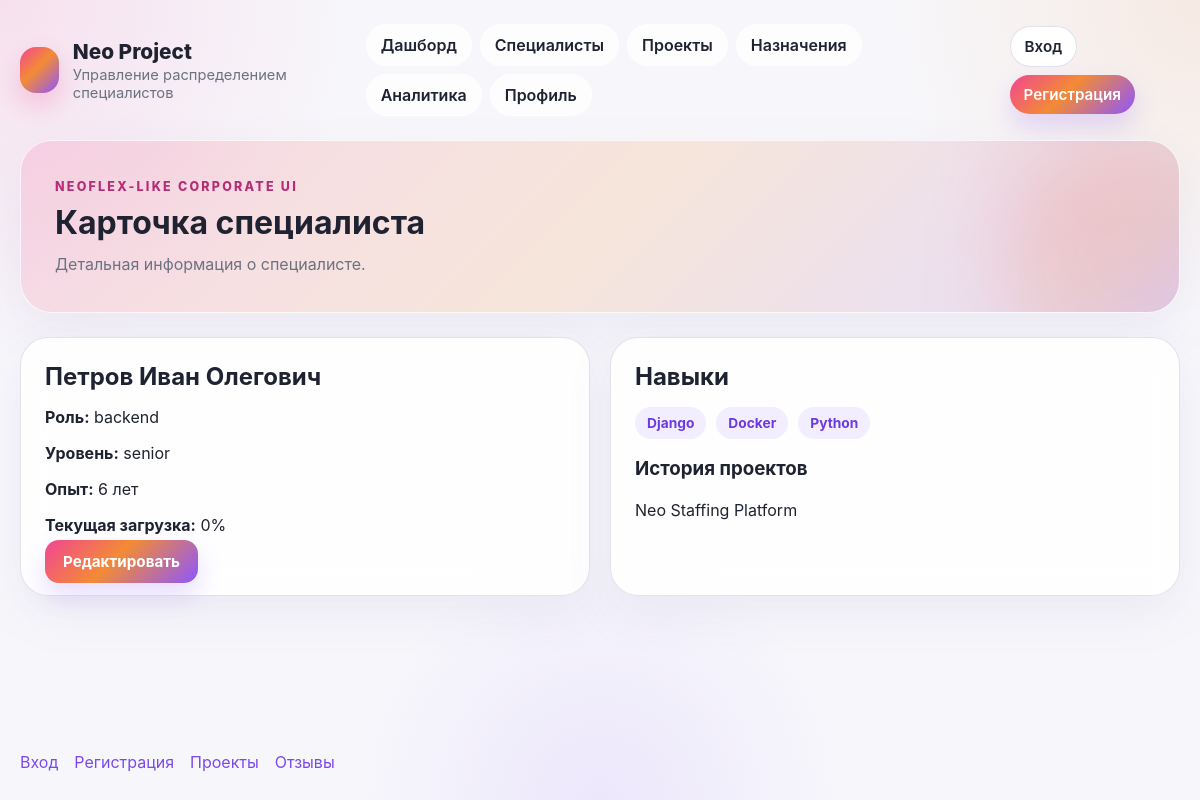
The app's page /specialists/6/ with its own data.
### db/models.py (models this page shows, shortened)
class SpecialistProfile(models.Model):
    user = models.OneToOneField(
        User,
        on_delete=models.CASCADE,
        primary_key=True,
        related_name="specialist_profile",
        limit_choices_to={"role": Role.SPECIALIST},
    )
    experience_years = models.PositiveIntegerField()
    profession = models.CharField(max_length=50, choices=Profession.choices, db_index=True)
    level = models.CharField(max_length=50, choices=Level.choices, db_index=True)
    is_busy = models.BooleanField(default=False)
    busy_until = models.DateField(null=True, blank=True)
    class Meta:
        db_table = "specialist_profile"
        constraints = [
            models.CheckConstraint(
                check=Q(experience_years__gte=0),
                name="chk_specialist_profile_experience_years",
            ),
        ]

class Project(models.Model):
    name = models.CharField(max_length=255)
    description = models.TextField()
    start_date = models.DateField()
    end_date = models.DateField(null=True, blank=True)
    budget = models.DecimalField(max_digits=12, decimal_places=2)
    expected_result = models.TextField()
    manager = models.ForeignKey(
        User,
        on_delete=models.RESTRICT,
        related_name="managed_projects",
        limit_choices_to={"role": Role.PROJECT_MANAGER},
    )
    status = models.CharField(max_length=50, choices=ProjectStatus.choices, db_index=True)
    class Meta:
        db_table = "projects"
        constraints = [
            models.CheckConstraint(
                check=Q(budget__gte=0),
                name="chk_projects_budget",
            ),
            models.CheckConstraint(
                check=Q(end_date__isnull=True) | Q(end_date__gte=F("start_date")),
                name="chk_projects_dates",
            ),
        ]

### api/views.py (the view)
# urls.py: path('specialists/<int:pk>/', views.specialist_detail_view, name='specialist_detail'),
def specialist_detail_view(request, pk):
    profile = get_object_or_404(SpecialistProfile.objects.select_related("user"), pk=pk)
    assignments = profile.user.project_assignments.select_related("project").all()
    specialist = {
        "id": profile.user_id,
        "name": _full_name(profile.user),
        "role": profile.profession,
        "seniority": profile.level,
        "experience": f"{profile.experience_years} лет",
        "load": "100%" if profile.is_busy else "0%",
        "skills": list(profile.user.user_skills.values_list("skill", flat=True)),
        "projects": [assignment.project.name for assignment in assignments],
    }
    return _page(request, "pages/specialist_detail.html", "Карточка специалиста", "Детальная информация о специалисте.", specialist=specialist)

### api/views.py (called while the page is built)
def _full_name(user: User) -> str:
    return " ".join(part for part in [user.last_name, user.first_name, user.middle_name] if part)

def _current_user(request):
    user_id = request.session.get("api_user_id")
    if not user_id:
        return None
    return User.objects.filter(pk=user_id).first()

def _page(request, template_name, page_title, page_description, **context):
    context.update({
        'page_title': page_title,
        'page_description': page_description,
        'current_user': _current_user(request),
    })
    return render(request, template_name, context)

### templates/pages/specialist_detail.html
{% extends 'base.html' %}
{% block content %}
<section class="content-grid two-columns">
    <article class="card">
        <h2>{{ specialist.name }}</h2>
        <p><strong>Роль:</strong> {{ specialist.role }}</p>
        <p><strong>Уровень:</strong> {{ specialist.seniority }}</p>
        <p><strong>Опыт:</strong> {{ specialist.experience }}</p>
        <p><strong>Текущая загрузка:</strong> {{ specialist.load }}</p>
        <a class="btn-primary" href="{% url 'app:specialist_edit' specialist.id %}">Редактировать</a>
    </article>
    <article class="card">
        <h2>Навыки</h2>
        <div class="chips">
            {% for skill in specialist.skills %}<span class="chip">{{ skill }}</span>{% endfor %}
        </div>
        <h3>История проектов</h3>
        <ul class="clean-list">
            {% for project in specialist.projects %}<li>{{ project }}</li>{% endfor %}
        </ul>
    </article>
</section>
{% endblock %}

### static/css/style.css (style rules this page uses)
:root { --bg: #f7f7fb; --surface: rgba(255, 255, 255, 0.88); --surface-strong: #ffffff; --text: #1f2230; --muted: #6b7280; --border: rgba(219, 223, 234, 0.85); --shadow: 0 18px 50px rgba(97, 74, 150, 0.08); --gradient: linear-gradient(135deg, #f14692 0%, #f38b35 45%, #8d56ff 100%); --gradient-soft: linear-gradient(135deg, rgba(241, 70, 146, 0.16), rgba(243, 139, 53, 0.16), rgba(141, 86, 255, 0.16)); }
* { box-sizing: border-box; }
body { margin: 0; font-family: Inter, Arial, sans-serif; color: var(--text); background: radial-gradient(circle at top left, rgba(241, 70, 146, 0.13), transparent 25%), radial-gradient(circle at top right, rgba(243, 139, 53, 0.12), transparent 22%), radial-gradient(circle at bottom center, rgba(141, 86, 255, 0.1), transparent 25%), var(--bg); }
a { color: #7b48ef; text-decoration: none; }
.card { background: var(--surface); border: 1px solid var(--border); border-radius: 28px; box-shadow: var(--shadow); padding: 24px; backdrop-filter: blur(12px); }
.card h2 { margin-top: 0; margin-bottom: 16px; }
.card h3 { margin-top: 18px; margin-bottom: 10px; }
.stats-grid, .content-grid { display: grid; gap: 20px; margin-bottom: 24px; }
.two-columns { grid-template-columns: repeat(2, minmax(0, 1fr)); }
.btn-primary, .btn-secondary, button { border: none; cursor: pointer; border-radius: 14px; padding: 12px 18px; font-weight: 700; font-size: 0.95rem; }
.btn-primary { background: var(--gradient); color: white; box-shadow: 0 12px 24px rgba(141, 86, 255, 0.2); }
.clean-list { list-style: none; padding: 0; margin: 0; }
.clean-list li { padding: 10px 0; border-bottom: 1px solid rgba(219, 223, 234, 0.6); }
.clean-list li:last-child { border-bottom: none; }
.chips { display: flex; gap: 10px; flex-wrap: wrap; }
.chip, .status-badge, .score-pill { display: inline-flex; align-items: center; justify-content: center; padding: 8px 12px; border-radius: 999px; font-weight: 700; font-size: 0.86rem; }
.chip { background: rgba(141, 86, 255, 0.1); color: #6c3bdf; }

### records on screen
SpecialistProfile: role "backend", seniority "senior"
Project: projects "Neo Staffing Platform"

### other values on screen
{{ page_title }} "Карточка специалиста"
{{ page_description }} "Детальная информация о специалисте."
{{ specialist.name }} "Петров Иван Олегович"
{{ specialist.experience }} "6 лет"
{{ specialist.load }} "0%"
{{ skill }} "Django" "Docker" "Python"
